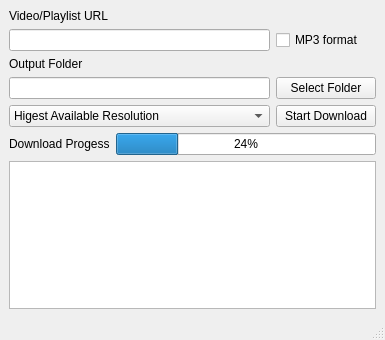
<?xml version="1.0" encoding="UTF-8"?>
<ui version="4.0">
 <class>MainWindow</class>
 <widget class="QMainWindow" name="MainWindow">
  <property name="geometry">
   <rect>
    <x>0</x>
    <y>0</y>
    <width>385</width>
    <height>340</height>
   </rect>
  </property>
  <property name="windowTitle">
   <string>MainWindow</string>
  </property>
  <widget class="QWidget" name="centralwidget">
   <layout class="QVBoxLayout" name="verticalLayout_3">
    <item>
     <layout class="QVBoxLayout" name="verticalLayout">
      <item>
       <widget class="QLabel" name="label">
        <property name="sizePolicy">
         <sizepolicy hsizetype="Fixed" vsizetype="Fixed">
          <horstretch>0</horstretch>
          <verstretch>0</verstretch>
         </sizepolicy>
        </property>
        <property name="text">
         <string>Video/Playlist URL</string>
        </property>
       </widget>
      </item>
      <item>
       <layout class="QHBoxLayout" name="horizontalLayout">
        <item>
         <widget class="QLineEdit" name="lineEdit"/>
        </item>
        <item>
         <widget class="QCheckBox" name="checkBox">
          <property name="sizePolicy">
           <sizepolicy hsizetype="Minimum" vsizetype="Fixed">
            <horstretch>0</horstretch>
            <verstretch>0</verstretch>
           </sizepolicy>
          </property>
          <property name="minimumSize">
           <size>
            <width>100</width>
            <height>0</height>
           </size>
          </property>
          <property name="text">
           <string>MP3 format</string>
          </property>
         </widget>
        </item>
       </layout>
      </item>
     </layout>
    </item>
    <item>
     <layout class="QVBoxLayout" name="verticalLayout_2">
      <item>
       <widget class="QLabel" name="label_2">
        <property name="sizePolicy">
         <sizepolicy hsizetype="Fixed" vsizetype="Fixed">
          <horstretch>0</horstretch>
          <verstretch>0</verstretch>
         </sizepolicy>
        </property>
        <property name="text">
         <string>Output Folder</string>
        </property>
       </widget>
      </item>
      <item>
       <layout class="QHBoxLayout" name="horizontalLayout_2">
        <item>
         <widget class="QLineEdit" name="lineEdit_2"/>
        </item>
        <item>
         <widget class="QPushButton" name="pushButton">
          <property name="sizePolicy">
           <sizepolicy hsizetype="Fixed" vsizetype="Fixed">
            <horstretch>0</horstretch>
            <verstretch>0</verstretch>
           </sizepolicy>
          </property>
          <property name="minimumSize">
           <size>
            <width>100</width>
            <height>0</height>
           </size>
          </property>
          <property name="text">
           <string>Select Folder</string>
          </property>
         </widget>
        </item>
       </layout>
      </item>
     </layout>
    </item>
    <item>
     <layout class="QHBoxLayout" name="horizontalLayout_4">
      <item>
       <widget class="QComboBox" name="comboBox">
        <item>
         <property name="text">
          <string>Higest Available Resolution</string>
         </property>
        </item>
        <item>
         <property name="text">
          <string>240p: 426x240 pixels</string>
         </property>
        </item>
        <item>
         <property name="text">
          <string>360p: 640x360 pixels</string>
         </property>
        </item>
        <item>
         <property name="text">
          <string>480p: 854x480 pixels</string>
         </property>
        </item>
        <item>
         <property name="text">
          <string>720p: 1280x720 pixels</string>
         </property>
        </item>
        <item>
         <property name="text">
          <string>1080p: 1920x1080 pixels</string>
         </property>
        </item>
        <item>
         <property name="text">
          <string>1440p: 2560x1440 pixels</string>
         </property>
        </item>
        <item>
         <property name="text">
          <string>2160p: 3840x2160 pixels</string>
         </property>
        </item>
       </widget>
      </item>
      <item>
       <widget class="QPushButton" name="pushButton_2">
        <property name="sizePolicy">
         <sizepolicy hsizetype="Fixed" vsizetype="Fixed">
          <horstretch>0</horstretch>
          <verstretch>0</verstretch>
         </sizepolicy>
        </property>
        <property name="minimumSize">
         <size>
          <width>100</width>
          <height>0</height>
         </size>
        </property>
        <property name="text">
         <string>Start Download</string>
        </property>
       </widget>
      </item>
     </layout>
    </item>
    <item>
     <layout class="QHBoxLayout" name="horizontalLayout_5">
      <item>
       <widget class="QLabel" name="label_3">
        <property name="text">
         <string>Download Progess</string>
        </property>
       </widget>
      </item>
      <item>
       <widget class="QProgressBar" name="progressBar">
        <property name="value">
         <number>24</number>
        </property>
       </widget>
      </item>
     </layout>
    </item>
    <item>
     <widget class="QListWidget" name="listWidget"/>
    </item>
   </layout>
  </widget>
  <widget class="QStatusBar" name="statusbar"/>
 </widget>
 <resources/>
 <connections/>
</ui>
